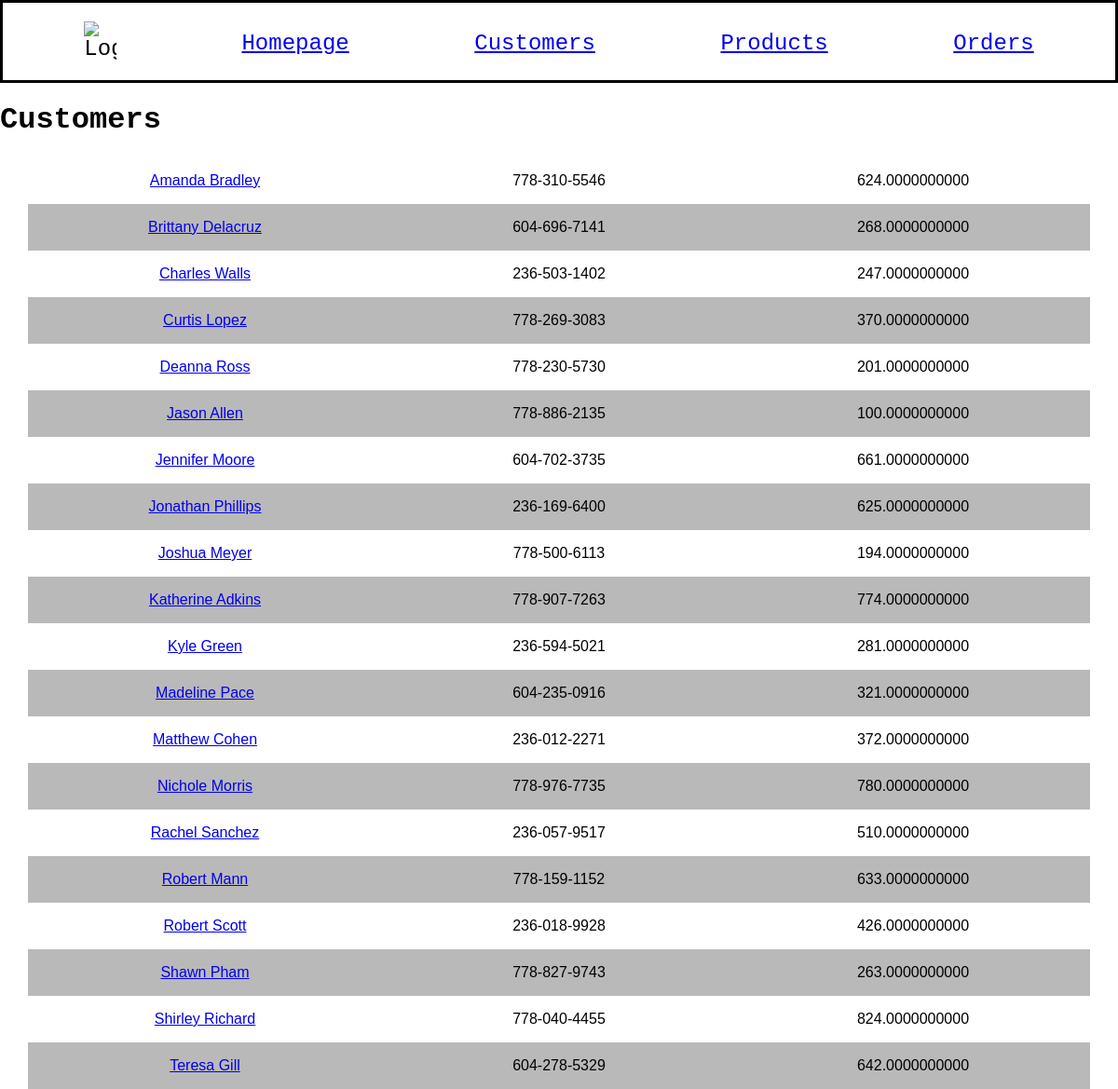
The page /customers on the database as committed earlier.
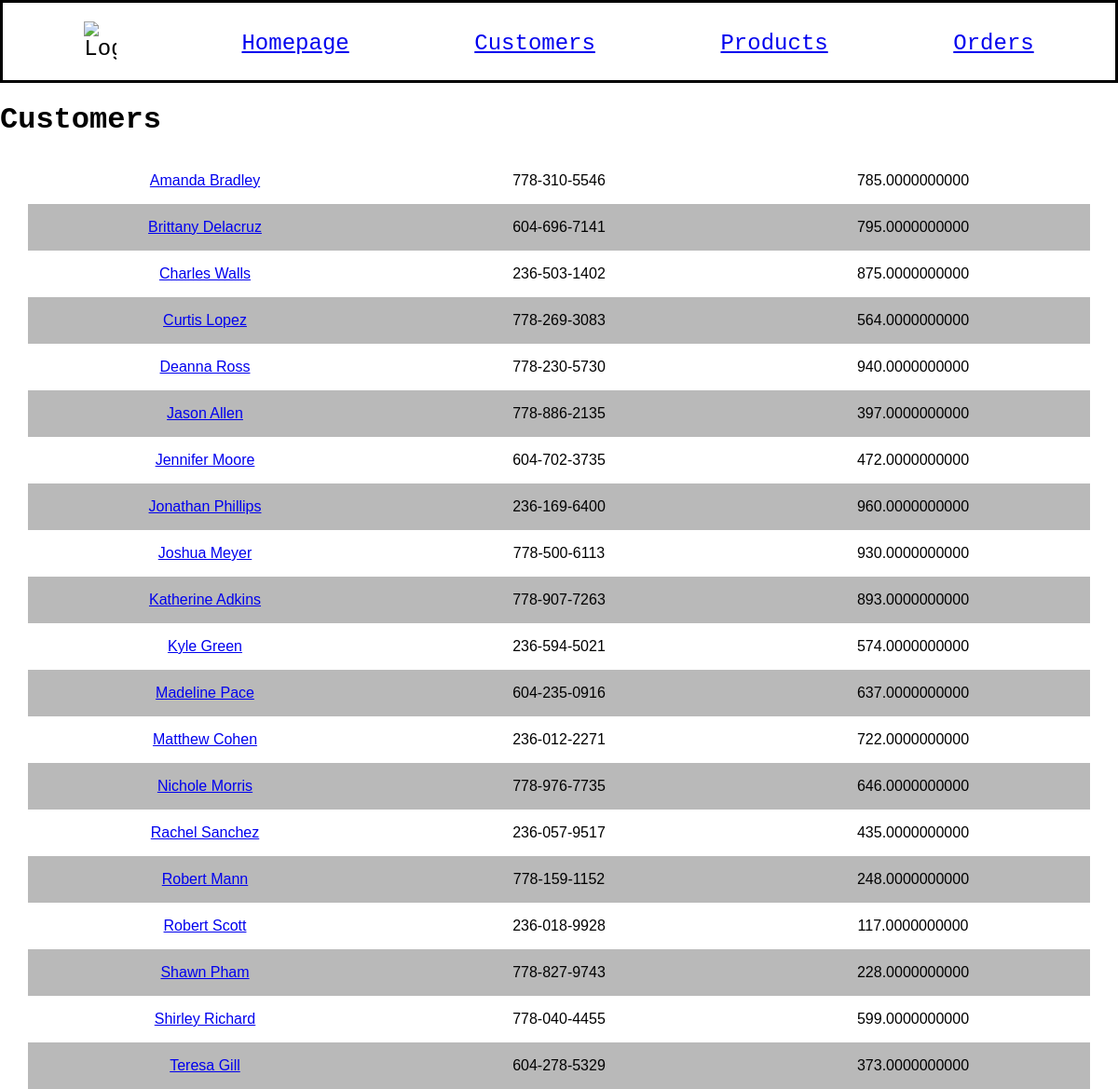
The same page on the database as committed later.
### models.py (models this page shows, shortened)
class Customer(db.Model):
    id = mapped_column(Integer, primary_key=True)
    name = mapped_column(String(200), nullable=False, unique=True)
    phone = mapped_column(String(20), nullable=False)
    balance = mapped_column(Numeric, nullable=False, default=100)
    orders = relationship("Order")

### app.py (the view)
@app.route("/customers")
def customers():
    statement = select(Customer).order_by(Customer.name)
    records = db.session.execute(statement)
    app_data = records.scalars()
    print(statement)
    return render_template("customers.html", customers=app_data)

### templates/customers.html
{% extends "base.html" %}
{% block content %}
<h1>Customers</h1>
{% for customer in customers %}
<div class="spreadsheet">
    <div>
        <a href="{{url_for('customer_detail', customer_id=customer.id)}}">{{ customer.name }}</a>
    </div>
    <div>
        <p class="info">{{ customer.phone }}</p>
    </div>
    <div>
        <p class="info">{{ customer.balance }}</p>
    </div>
</div>
{% endfor %}
{% endblock %}

### templates/base.html (shortened to what this page needs)
<!doctype html>
<html lang="en">
    <head>
        <link rel="stylesheet" href="{{ url_for('static', filename='style.css') }}">
    </head>
    <body>
        <nav>
            <img src="https://cdn-icons-png.flaticon.com/128/4507/4507860.png" alt="Logo" style="width: 3%;">
            <a href="{{ url_for('home') }}">Homepage</a>
            <a href="{{ url_for('customers') }}">Customers</a>
            <a href="{{ url_for('products') }}">Products</a>
            <a href="{{ url_for('orders') }}">Orders</a>
        </nav>
        {% block content %}{% endblock %}
    </body>
</html>

### static/style.css (style rules this page uses)
body { background-color: rgb(255, 255, 255); margin: 0 auto; font-family: 'Courier New', Courier, monospace; }
.spreadsheet { font-family: Arial, Helvetica, sans-serif; border-collapse: collapse; margin: 0px 30px 0px 30px; display: flex; justify-content: spac e-between; }
.spreadsheet div { flex: 1; display: flex; justify-content: center; align-items: center; }
.spreadsheet:nth-child(even) { background-color: rgb(185, 185, 185); }

Rows that differ between the two databases and show on the page:
changed Customer "Amanda Bradley": balance "624.0000000000" → "785.0000000000"
changed Customer "Brittany Delacruz": balance "268.0000000000" → "795.0000000000"
changed Customer "Charles Walls": balance "247.0000000000" → "875.0000000000"
changed Customer "Curtis Lopez": balance "370.0000000000" → "564.0000000000"
changed Customer "Deanna Ross": balance "201.0000000000" → "940.0000000000"
changed Customer "Jason Allen": balance "100.0000000000" → "397.0000000000"
changed Customer "Jennifer Moore": balance "661.0000000000" → "472.0000000000"
changed Customer "Jonathan Phillips": balance "625.0000000000" → "960.0000000000"
changed Customer "Joshua Meyer": balance "194.0000000000" → "930.0000000000"
changed Customer "Katherine Adkins": balance "774.0000000000" → "893.0000000000"
changed Customer "Kyle Green": balance "281.0000000000" → "574.0000000000"
changed Customer "Madeline Pace": balance "321.0000000000" → "637.0000000000"
changed Customer "Matthew Cohen": balance "372.0000000000" → "722.0000000000"
changed Customer "Nichole Morris": balance "780.0000000000" → "646.0000000000"
changed Customer "Rachel Sanchez": balance "510.0000000000" → "435.0000000000"
changed Customer "Robert Mann": balance "633.0000000000" → "248.0000000000"
changed Customer "Robert Scott": balance "426.0000000000" → "117.0000000000"
changed Customer "Shawn Pham": balance "263.0000000000" → "228.0000000000"
changed Customer "Shirley Richard": balance "824.0000000000" → "599.0000000000"
changed Customer "Teresa Gill": balance "642.0000000000" → "373.0000000000"
